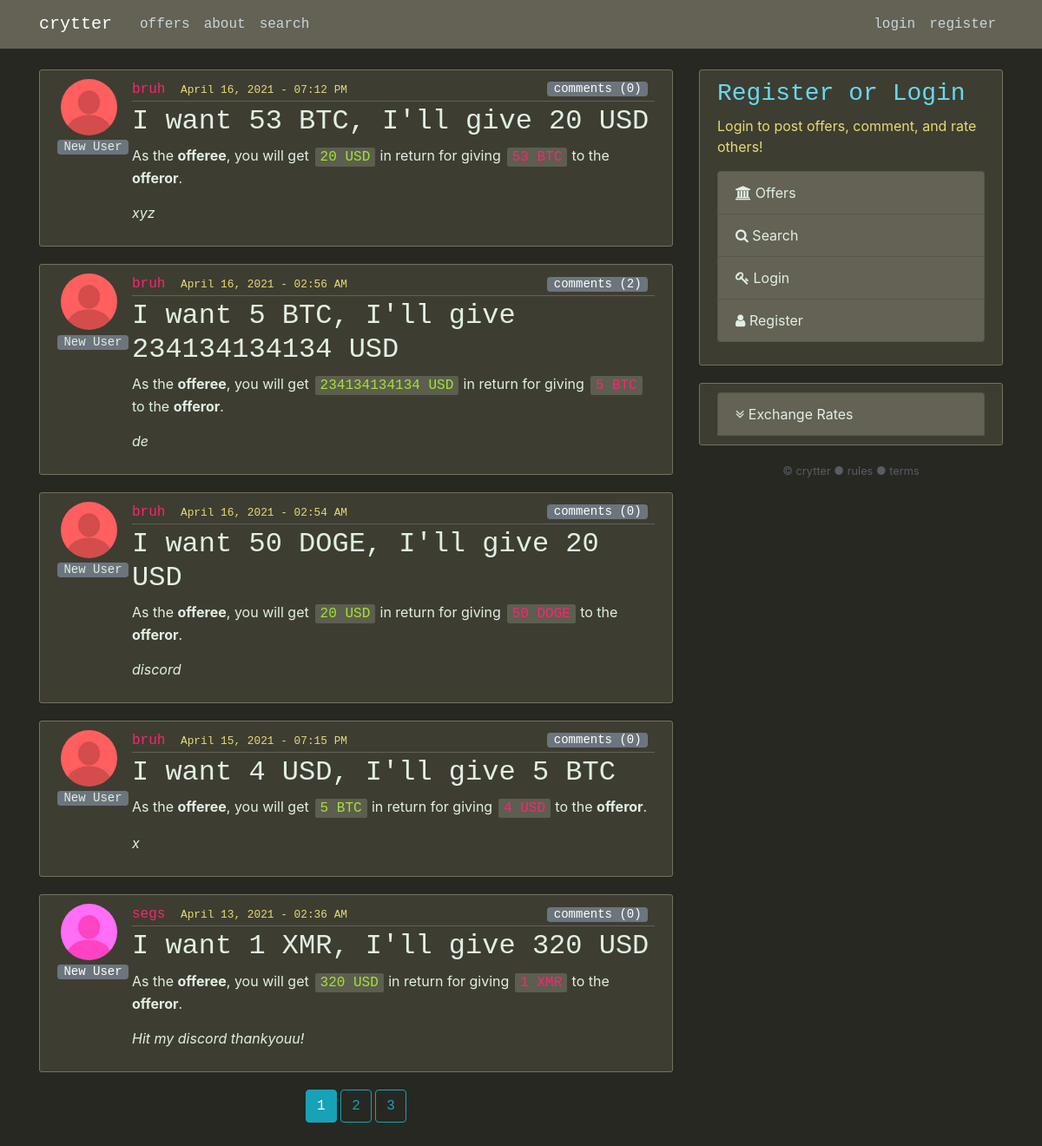
The page /posts on the database its author committed.
### crytter/models.py (models this page shows, shortened)
class Post(db.Model):
	id = db.Column(db.Integer, primary_key=True)
	sticky = db.Column(db.Boolean, nullable=False, default=False)
	wanted = db.Column(db.String(10), nullable=False)
	giving = db.Column(db.String(10), nullable=False)
	amountWanted = db.Column(db.Float, nullable=False)
	amountGiving = db.Column(db.Float, nullable=False)
	title = db.Column(db.String(128), nullable=False)
	date_posted = db.Column(db.DateTime, nullable=False, default=datetime.utcnow)
	content = db.Column(db.Text, nullable=False)
	user_id = db.Column(db.Integer, db.ForeignKey('user.id'), nullable=False)
	comments = db.relationship('Comment', backref='assoc_post', lazy=True)

class User(db.Model, UserMixin):
	id = db.Column(db.Integer, primary_key=True)
	username = db.Column(db.String(32), unique=True, nullable=False)
	email = db.Column(db.String(256), unique=True, nullable=False)
	rating = db.Column(db.Integer, nullable=False, default=0)
	rateBar = db.Column(db.String, nullable=False, default='<a href="/help/rating-badge" class="mr-1 btn btn-secondary btn-xs" >New User</a>')
	date_joined = db.Column(db.DateTime, nullable=False, default=datetime.utcnow)
	biography = db.Column(db.Text, nullable=False, default='')
	image_file = db.Column(db.String, nullable=False, default='default.jpg')
	password = db.Column(db.String(60), nullable=False)
	permission_level = db.Column(db.Integer, nullable=False, default=0)
	last_search = db.Column(db.String(128), nullable=False, default='')
	posts = db.relationship('Post', backref='author', lazy=True)
	comments = db.relationship('Comment', backref='author', lazy=True)
	badges = db.relationship('Badge', backref='bearer', lazy=True)
	alerts = db.relationship('Alert', backref='assoc_user', lazy=True)
	ratesOfOthers = db.relationship('Rating', backref='rater', foreign_keys=[Rating.rater_id], lazy=True)
	ratingsByOthers = db.relationship('Rating', backref='ratee', foreign_keys=[Rating.ratee_id], lazy=True)

### crytter/main/routes.py (the view)
@main.route('/posts')
def home():
	page = request.args.get('p', 1, type=int)
	posts = Post.query.order_by(Post.date_posted.desc()).paginate(page=page, per_page=5)
	return render_template('home.html', posts=posts, title='Offer Index', description='View all active currency exchange offers')

### crytter/templates/home.html (shortened to what this page needs)
{% extends 'layout.html' %}
{% block content %}
{% for post in posts.items %}
<article itemscope itemtype="http://schema.org/Offer" class="smzoom media content-section" onclick="location.href='{{ url_for('posts.post', post_id=post.id) }}'">
<div class='col-'>
<img class='rounded-circle article-img ml-1' src='{{ url_for("static", filename="profile_pics/" + post.author.image_file) }}' alt="{{ post.author.username }}'s profile picture">
<div class='row-'>
{{ post.author.rateBar|safe }}
</div>
</div>
  <div class="media-body">
    <div class="article-metadata">
    <a itemprop="offeredBy" class="mr-2" href="{{ url_for('users.userpage', username=post.author.username) }}">
		{{ post.author.username }}
	</a>
    <small class="text-muted" itemprop="validFrom">{% if post.author == current_user %}(me) {% endif %}{{ post.date_posted.strftime('%B %d, %Y - %I:%M %p') }}</small>
      <div style="float:right;" class="mr-2">
      	<a class="btn btn-secondary btn-xs" id="commentsButton" href="{{ url_for('posts.post', post_id=post.id) }}">comments ({{post.comments|length}})</a>
      </div>
    </div>
    <h2 itemprop="name" class="article-title">{{ post.title }}</h2>
    <p itemprop="description" class="article-description">
    	{% if post.author == current_user %}
    	As the <b>offeror</b>, you will get
    	<samp class="get">{{ post.amountWanted }} {{ post.wanted }}</samp>
    	in return for giving
    	<samp class="give">{{ post.amountGiving }} {{ post.giving }}</samp>
    	 to the <b>offeree</b>.
    	{% else %}
    	As the <b>offeree</b>, you will get
    	<samp class="get"> {{ post.amountGiving }} {{ post.giving }}</samp>
    	in return for giving
    	<samp class="give">{{ post.amountWanted }} {{ post.wanted }}</samp>
    	 to the <b>offeror</b>.
    	{% endif %}
    </p>
    <p class="article-content"><i>{% if post.content|length > 200 %}{{ post.content[:197] }} </i><a href="{{ url_for('posts.post', post_id=post.id) }}" class="btn btn-secondary btn-xs"><b>...</b></a>{% else %}{{ post.content }}</i>{% endif %}</p>
  </div>
</article>
	{% endfor %}
	<center>
	{% for page_num in posts.iter_pages(left_edge=1, right_edge=1, left_current=1, right_current=2) %}
	{% if page_num %}
		{% if posts.page == page_num %}
		<a class="btn btn-info mb-4" href="{{ url_for('main.home', p=page_num) }}">{{ page_num }}</a>
		{% else %}
		<a class="btn btn-outline-info mb-4" href="{{ url_for('main.home', p=page_num) }}">{{ page_num }}</a>
		{% endif %}
	{% else %}
		...
	{% endif %}
	{% endfor %}
</center>
{% endblock content %}

### crytter/static/main.css (style rules this page uses)
body { background: #272822; color: #ffffff; margin-top: 5rem; word-break: break-word; }
h1, h2, h3, h4, h5, h6 { color: #e1efe4; font-family: menlo, consolas, monospace; }
samp { background-color: #5c5e50; border: 2px solid #5c5e50; border-radius: 0.2em; margin-left: 0.15em; margin-right: 0.05em; padding-left: 0.25em; padding-right: 0.25em; speak: digits; word-break: break-word; }
.btn { font-family: menlo, consolas, monospace; }
.mr-2 { color: #f92672; }
.text-muted { color: #e6db74!important; }
a { color: inherit; text-decoration: inherit; }
.btn-group-xs > .btn, .btn-xs { padding: .25rem .4rem; font-size: .875rem; line-height: .5; border-radius: .2rem; }
.content-section { background: #3e3d32; color: #e1efe4; padding: 10px 20px; border: 1px solid #75715e; border-radius: 3px; margin-bottom: 20px; }
.zoom, .btn-xs, .smzoom { transition: transform .4s; }
.give { color: #f92672; }
.get { color: #a6e22e; }
.article-content { color: #e1efe4; white-space: pre-line; }
.article-img { height: 65px; width: 65px; margin-right: 16px; }
.article-metadata { font-family: menlo, consolas, monospace; padding-bottom: 1px; margin-bottom: 4px; border-bottom: 1px solid #636255 }

### rows shown on the page
Post: image_file (placeholder picture), author.rateBar "New User", author.username "bruh", date_posted "April 16, 2021 - 07:12 PM", comments|length "0", title "I want 53 BTC, I'll give 20 USD", amountGiving "20", giving "USD", content "xyz"
Post: image_file (placeholder picture), author.rateBar "New User", author.username "bruh", date_posted "April 16, 2021 - 02:56 AM", comments|length "2", title "I want 5 BTC, I'll give 234134134134 USD", amountGiving "234134134134", giving "USD", content "de"
Post: image_file (placeholder picture), author.rateBar "New User", author.username "bruh", date_posted "April 16, 2021 - 02:54 AM", comments|length "0", title "I want 50 DOGE, I'll give 20 USD", amountGiving "20", giving "USD", content "discord"
Post: image_file (placeholder picture), author.rateBar "New User", author.username "bruh", date_posted "April 15, 2021 - 07:15 PM", comments|length "0", title "I want 4 USD, I'll give 5 BTC", amountGiving "5", giving "BTC", content "x"
Post: image_file (placeholder picture), author.rateBar "New User", author.username "segs", date_posted "April 13, 2021 - 02:36 AM", comments|length "0", title "I want 1 XMR, I'll give 320 USD", amountGiving "320", giving "USD", content "Hit my discord thankyouu!"

### other values the page prints
{{ page_num }} "1"
{{ page_num }} "2" "3"
